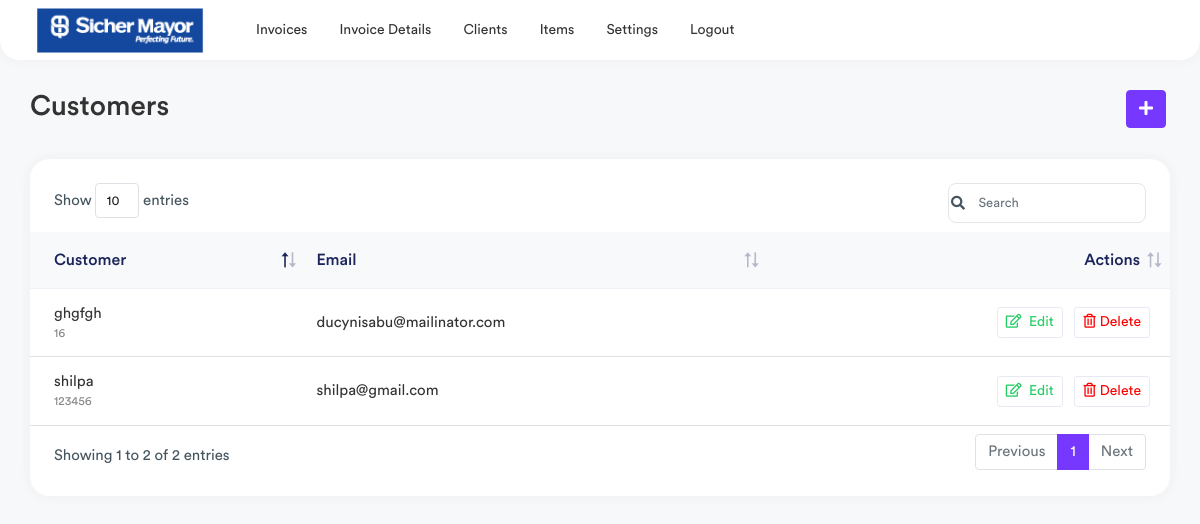
Page /clients (signed in) on the earlier database version.
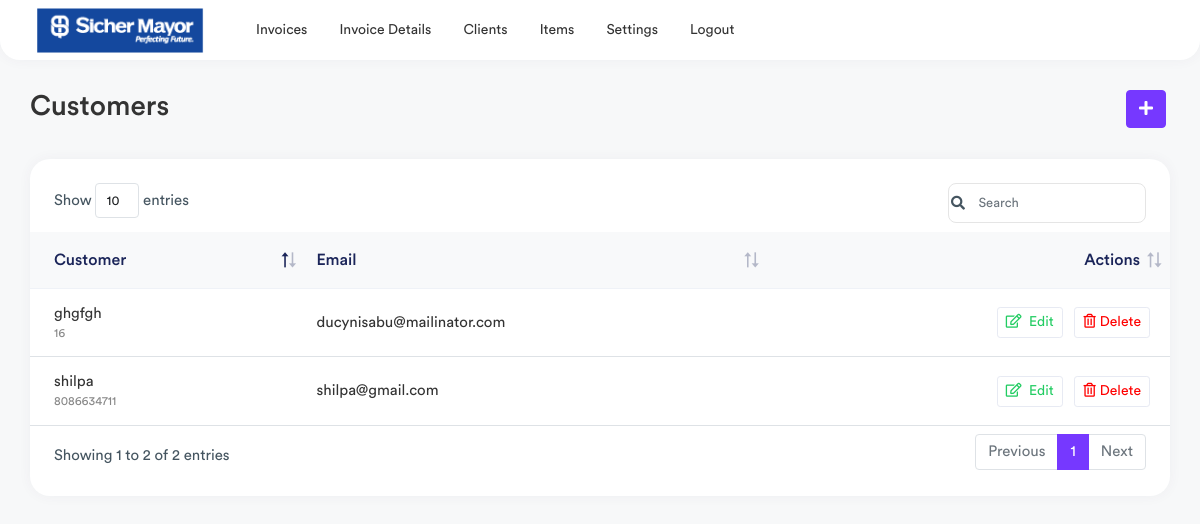
Same page on the later database version.
### invoice/models.py (models this page shows, shortened)
class ClientDetails(models.Model):
    name = models.CharField(max_length=200,null=True)
    email = models.CharField(max_length=200,null=True)
    address = models.CharField(max_length=500,null=True)
    city = models.CharField(max_length=500,null=True)
    country = models.CharField(max_length=50,null=True)
    zipcode = models.CharField(max_length=20,null=True)
    phone = models.CharField(max_length=20,unique=True,null=True)
    class Meta:
        verbose_name_plural = ("Clientdetail")

### invoice/views.py (the view)
# urls.py: path('clients',views.clients, name='clients'),
@login_required(login_url="/login-page/")
def clients(request):
    clients = ClientDetails.objects.all()
    context = {
        "clients":clients,
    }
    return render(request,'client-list.html',context)

### templates/client-list.html (shortened to what this page needs)
{% extends 'base.html' %}
{% load static %}
{% block content %}
<div class="page-wrapper">
    <div class="content container-fluid">
        <div class="page-header">
            <div class="row align-items-center">
                <div class="col">
                    <h3 class="page-title">Customers</h3>
                </div>
                <div class="col-auto">
                    <a href="{% url 'invoice:addClients' %}" class="btn btn-primary me-1">
                        <i class="fas fa-plus"></i>
                    </a>
                </div>
            </div>
        </div>
        <div class="row">
            <div class="col-sm-12">
                <div class="card card-table">
                    <div class="card-body">
                        <div class="table-responsive">
                            <table class="table table-center table-hover datatable">
                                <thead class="thead-light">
                                    <tr>
                                        <th>Customer</th>
                                        <th>Email</th>
                                        <th class="text-end">Actions</th>
                                    </tr>
                                </thead>
                                <tbody>
                                    {% for client in clients %}
                                    <tr>
                                        <td>
                                            <h2 class="table-avatar">
                                                <a href="profile.html">{{client.name}} <span>{{client.phone}}</span></a>
                                            </h2>
                                        </td>
                                        <td>{{client.email}}
                                        </td>
                                        <td class="text-end">
                                            <a href="{% url 'invoice:edit_customer' client.id %}"
                                                class="btn btn-sm btn-white text-success me-2"><i
                                                    class="far fa-edit me-1"></i> Edit</a>
                                            <a onclick="deleteClient({{client.id}})"
                                                class="btn btn-sm btn-white text-danger me-2"><i
                                                    class="far fa-trash-alt me-1"></i>Delete</a>
                                        </td>
                                    </tr>
                                    {% endfor %}
                                </tbody>
                            </table>
                        </div>
                    </div>
                </div>
            </div>
        </div>
    </div>
</div>
{% endblock %}

Differences in the rows shown:
changed ClientDetails "shilpa": phone "123456" → "8086634711"
